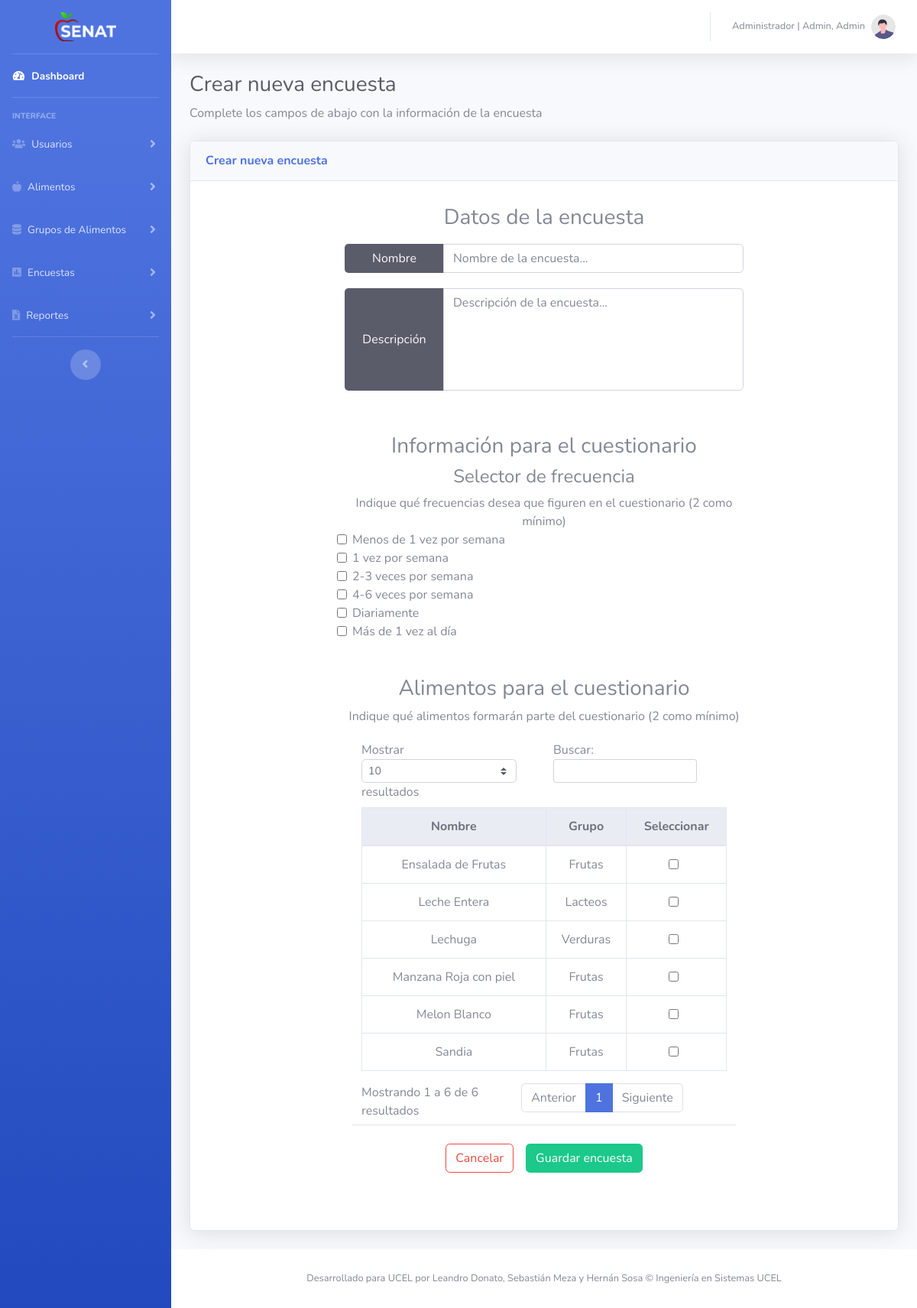
The app's page /assets/pages/Encuestas/crearEncuesta.php (signed in) with its own data.
### tables this page shows
CREATE TABLE `usuario` (
  `idusuario` int(11) NOT NULL,
  `dni` varchar(200) NOT NULL,
  `clave` varchar(200) NOT NULL,
  `nombre` varchar(200) NOT NULL,
  `apellido` varchar(200) NOT NULL,
  `rol` varchar(200) NOT NULL,
  `correo` varchar(200) NOT NULL,
  `foto` varchar(200) NOT NULL,
  `estado` int(1) NOT NULL
);

CREATE TABLE `alimentos` (
  `idalimentos` int(11) NOT NULL,
  `nombre` varchar(200) NOT NULL,
  `cant` float NOT NULL,
  `umedida` varchar(200) NOT NULL,
  `porcion1` float NOT NULL,
  `porcion2` float NOT NULL,
  `porcion3` float NOT NULL,
  `porcion4` float NOT NULL,
  `grupo` varchar(200) NOT NULL,
  `energia` float NOT NULL,
  `grasa` float NOT NULL,
  `hcarbono` float NOT NULL,
  `proteina` float NOT NULL,
  `colesterol` float NOT NULL,
  `falimentaria` float NOT NULL,
  `sodio` float NOT NULL,
  `agua` float NOT NULL,
  `vitaminaa` float NOT NULL,
  `vitaminab6` float NOT NULL,
  `vitaminab12` float NOT NULL,
  `vitaminac` float NOT NULL,
  `vitaminad` float NOT NULL,
  `vitaminae` float NOT NULL,
  `vitaminak` float NOT NULL,
  `almidon` float NOT NULL,
  `lactosa` float NOT NULL,
  `alcohol` float NOT NULL,
  `cafeina` float NOT NULL,
  `azucares` float NOT NULL,
  `calcio` float NOT NULL,
  `hierro` float NOT NULL,
  `magnesio` float NOT NULL,
  `fosforo` float NOT NULL,
  `cinc` float NOT NULL,
  `cobre` float NOT NULL,
  `fluor` float NOT NULL,
  `manganeso` float NOT NULL,
  `selenio` float NOT NULL,
  `tiamina` float NOT NULL,
  `acpant` float NOT NULL,
  `riboflavina` float NOT NULL,
  `niacina` float NOT NULL,
  `folato` float NOT NULL,
  `acfolico` float NOT NULL,
  `grasast` float NOT NULL,
  `grasasmi` float NOT NULL,
  `grasaspi` float NOT NULL,
  `cloruro` float NOT NULL,
  `caroteno` float NOT NULL,
  `estado` int(11) NOT NULL
);

### assets/pages/Encuestas/crearEncuesta.php (the view, shortened to what this page needs)
<?php
include("../../../includes/conectar.php");
include("../../../utils/menu.php");
include("../../../utils/navbar.php");
include("../../../utils/footer.php");
?>
<!DOCTYPE html>
<html lang="es">
<head>
  <link href="../../../vendor/fontawesome-free/css/all.min.css" rel="stylesheet" type="text/css">
  <link href="../../../css/sb-admin-2.min.css" rel="stylesheet">
  <link href="../../../css/estilos.css" rel="stylesheet">
</head>
<body id="page-top">
  <div id="wrapper">
    <?php
    echo $menuEncuestas;
    ?>
    <div id="content-wrapper" class="d-flex flex-column">
      <div id="content">
        <?php
        echo $navbar;
        ?>
        <div class="container-fluid">
          <h1 class="h3 mb-2 text-gray-800">Crear nueva encuesta</h1>
          <p class="mb-4">Complete los campos de abajo con la información de la encuesta</p>
          <div class="card shadow mb-4">
            <div class="card-header py-3">
              <h6 class="m-0 font-weight-bold text-primary">Crear nueva encuesta</h6>
            </div>
            <form name="formCrearEncuesta" id="formCrearEncuesta">
              <div class="row m-3 justify-content-center">
                <div class="col-lg-8 col-md-4 col-sm-12">
                  <div class="alimento__dataInicial">
                    <h3>Datos de la encuesta</h3>
                    <div class="input-group">
                      <div class="input-group-prepend">
                        <span class="input-group-text bg-dark text-light labelMacroMicroNut" id="basic-addon1">Nombre</span>
                      </div>
                      <input type="text" class="form-control" placeholder="Nombre de la encuesta..." aria-label="nombreAlimento" aria-describedby="basic-addon1" name="nombre" required>
                    </div>
                    <div class="input-group">
                      <div class="input-group-prepend">
                        <span class="input-group-text bg-dark text-light labelMacroMicroNut" id="basic-addon1">Descripción</span>
                      </div>
                      <textarea class="form-control" aria-label="descripcionEncuesta" aria-describedby="basic-addon1" name="descripcion" id="" cols="20" rows="5" name="descripcion" placeholder="Descripción de la encuesta..." required></textarea>
                    </div>
                  </div>
                </div>
              </div>
              <div class="row m-3 justify-content-center">
                <div class="col-lg-8 col-md-4 col-sm-12">
                  <div class="alimento__dataInicial">
                    <h3>Información para el cuestionario</h3>
                    <h4>Selector de frecuencia</h4>
                    <p>Indique qué frecuencias desea que figuren en el cuestionario (2 como mínimo)</p>
                    <div id="checkbox_frec" class="text-left">
                      <div class="form-check" id="form-check">
                        <input class="form-check-input frecuenciaAlimento" name="frecuencia2" type="checkbox" value="2" id="frec_menosUnaVezPorSemana">
                        <label class="form-check-label" for="frec_menosUnaVezPorSemana">
                          Menos de 1 vez por semana
                        </label>
                      </div>
                      <div class="form-check">
                        <input class="form-check-input frecuenciaAlimento" name="frecuencia3" type="checkbox" value="3" id="frec_unaVezPorSemana">
                        <label class="form-check-label" for="frec_unaVezPorSemana">
                          1 vez por semana
                        </label>
                      </div>
                      <div class="form-check">
                        <input class="form-check-input frecuenciaAlimento" name="frecuencia4" type="checkbox" value="4" id="frec_dosTresVecesPorSemana">
                        <label class="form-check-label" for="frec_dosTresVecesPorSemana">
                          2-3 veces por semana
                        </label>
                      </div>
                      <div class="form-check">
                        <input class="form-check-input frecuenciaAlimento" name="frecuencia5" type="checkbox" value="5" id="frec_cuatroSeisVecesPorSemana">
                        <label class="form-check-label" for="frec_cuatroSeisVecesPorSemana">
                          4-6 veces por semana
                        </label>
                      </div>
                      <div class="form-check">
                        <input class="form-check-input frecuenciaAlimento" name="frecuencia6" type="checkbox" value="6" id="frec_diariamente">
                        <label class="form-check-label" for="frec_diariamente">
                          Diariamente
                        </label>
                      </div>
                      <div class="form-check">
                        <input class="form-check-input frecuenciaAlimento" name="frecuencia7" type="checkbox" value="7" id="frec_masDeUnaVezAlDia">
                        <label class="form-check-label" for="frec_masDeUnaVezAlDia">
                          Más de 1 vez al día
                        </label>
                      </div>
                    </div>
                  </div>
                </div>
              </div>
              <div class="row m-3 justify-content-center">
                <div class="col-lg-8 col-md-4 col-sm-12">
                  <div class="alimento__dataInicial">
                    <h3>Alimentos para el cuestionario</h3>
                    <p>Indique qué alimentos formarán parte del cuestionario (2 como mínimo)</p>
                    <div class="text-left">
                      <div class="card-body">
                        <div class="table-responsive">
                          <table class="table table-bordered" id="dataTableAlimentos" width="100%" cellspacing="0">
                            <thead class="thead-light">
                              <tr>
                                <th class="text-center">Nombre</th>
                                <th class="text-center">Grupo</th>
                                <th class="text-center">Seleccionar</th>
                              </tr>
                            </thead>
                            <tbody>
                              <?php
                              $dbquery = mysqli_query($conect, "SELECT * FROM alimentos");
                              $cantA = mysqli_num_rows($dbquery);
                              if ($cantA > 0) {
                                while ($db = $dbquery->fetch_array()) {
                                  $dbs[] = $db;
                                }
                                foreach ($dbs as $db) {
                                  echo '<tr><td class="text-center">' . $db['nombre'] . '</td>
                                  <td class="text-center">' . $db['grupo'] . '</td>
                                  <td class="text-center">
                                    <div class="form-check">
                                    <input class="form-check-input" type="checkbox" name="alimento' . $db['idalimentos'] . '" value="' . $db['idalimentos'] . '">
                                    </div>
                                  </td></tr>';
                                }
                              }
                              ?>
                            </tbody>
                          </table>
                        </div>
                        <hr class="sidebar-divider my-0">
                        <div class="row m-3 justify-content-center">
                          <div class="col-lg-12 col-md-12 col-sm-12">
                            <div class="buttons__AlimentoAlta">
                              <a href="gestionEncuestas.php" id="salirDeCrearEncuestaModal" class="btn btn-outline-danger m-2" data-toggle="modal" data-target="#salirCrearEncuestaModal" role="button">Cancelar</a>
                              <a href="#" id="guardarEncuesta" class="btn btn-success m-2" data-toggle="modal" data-target="#guardarEncuestaModal" role="button">Guardar encuesta</a>
                            </div>
                          </div>
                        </div>
                      </div>
                    </div>
                  </div>
                </div>
              </div>
            </form>
          </div>
        </div>
        <?php
        echo $footer;
        ?>
      </div>
    </div>
  </div>
</body>
</html>

### utils/navbar.php (shortened to what this page needs)
<?php
$u=$_SESSION['user'];
$c=mysqli_query($conect, "SELECT * FROM usuario WHERE dni='$u'");
$a=mysqli_fetch_assoc($c);
if($a['rol']==1){
  $rol='Administrador';
}else{
  $rol='Nutricionista';
}
if($a['foto']==''){
  $foto='undraw_profile.svg';
}else{
  $foto=$a['dni'].'.jpg';
}
$navbar='
<nav class="navbar navbar-expand navbar-light bg-white topbar mb-4 static-top shadow">
  <button id="sidebarToggleTop" class="btn btn-link d-md-none rounded-circle mr-3">
    <i class="fa fa-bars"></i>
  </button>
  <ul class="navbar-nav ml-auto">
    <div class="topbar-divider d-none d-sm-block"></div>
    <li class="nav-item dropdown no-arrow">
      <a class="nav-link dropdown-toggle" href="#" id="userDropdown" role="button" data-toggle="dropdown"
        aria-haspopup="true" aria-expanded="false">
        <span class="mr-2 d-none d-lg-inline text-gray-600 small">'.$rol.' | '.$a['apellido'].', '.$a['nombre'].'</span>
        <img class="img-profile rounded-circle" src="../../img/ImgUsuarios/'.$foto.'">
        </a>
      <div class="dropdown-menu dropdown-menu-right shadow animated--grow-in" aria-labelledby="userDropdown">
        <a class="dropdown-item" href="#" data-toggle="modal" data-target="#logoutModal">
          <i class="fas fa-sign-out-alt fa-sm fa-fw mr-2 text-gray-400"></i>
          Cerrar sesión
        </a>
      </div>
    </li>
  </ul>
</nav>
';
?>

### css/estilos.css (style rules this page uses)
p { margin: 0; }
.row { margin: 0; }
.alimento__dataInicial { display: flex; flex-direction: column; text-align: center; padding: 15px; border-radius: 10px; }
.input-group { margin: 10px; width: auto; }
.buttons__AlimentoAlta { display: flex; justify-content: center; }
.labelMacroMicroNut { width: 130px; justify-content: center; border: 0; border-top-left-radius: 5px; border-bottom-left-radius: 5px; }
textarea { resize: none; }

### records on screen
usuario: rol "Administrador", apellido "Admin", nombre "Admin"
alimentos: nombre "Leche Entera", grupo "Lacteos"
alimentos: nombre "Melon Blanco", grupo "Frutas"
alimentos: nombre "Sandia", grupo "Frutas"
alimentos: nombre "Ensalada de Frutas", grupo "Frutas"
alimentos: nombre "Lechuga", grupo "Verduras"
alimentos: nombre "Manzana Roja con piel", grupo "Frutas"
